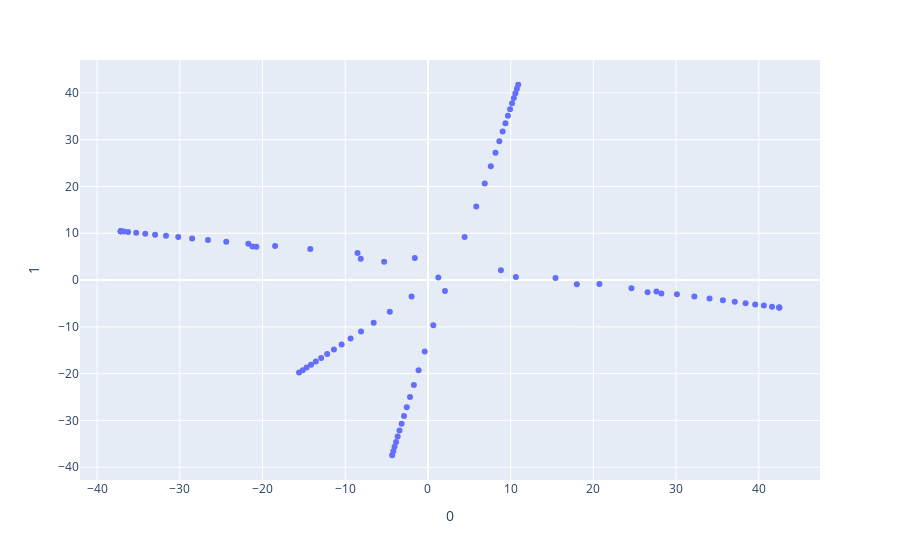

Here is the notebook cell this chart was saved with:
### Code cell
ilknoktalar51 = ilkdogrunoktalari51.copy()

for i in range(7):
    ilknoktalar51[i][0] = ilknoktalar51[i][0].flatten()
    ilknoktalar51[i][1] = ilknoktalar51[i][1].flatten()
    ilknoktalar51[i][2] = ilknoktalar51[i][2].flatten()
    ilknoktalar51[i][3] = ilknoktalar51[i][3].flatten()

Xaralist51= []
for i in range(7):
    Xaralist51.append(np.hstack((ilknoktalar51[i][0],ilknoktalar51[i][1],ilknoktalar51[i][2],ilknoktalar51[i][3])))



sonnoktalar51 = tümNoktalarim.copy()

for i in range(7):
    sonnoktalar51[i][0] = sonnoktalar51[i][0].flatten()
    sonnoktalar51[i][1] = sonnoktalar51[i][1].flatten()
    sonnoktalar51[i][2] = sonnoktalar51[i][2].flatten()
    sonnoktalar51[i][3] = sonnoktalar51[i][3].flatten()

Xsonaralist51= []
for i in range(7):
    Xsonaralist51.append(np.hstack((sonnoktalar51[i][0],sonnoktalar51[i][1],sonnoktalar51[i][2],sonnoktalar51[i][3])))




Xaralist51 = np.array(Xaralist51)
Xsonaralist51 = np.array(Xsonaralist51)
alldizi = np.vstack((Xlist,Xaralist51,Xsonaralist51))

X = alldizi

pca = PCA(n_components=2)
components = pca.fit_transform(X)

fig = px.scatter(components, x=0, y=1)
fig.show()

### Figure 1 — Plotly figure (JSON) as saved in the notebook; plotly's stock layout.template omitted (floating-point values rounded to 4 significant figures)
{"data": [{"hovertemplate": "0=%{x}<br>1=%{y}<extra></extra>", "legendgroup": "", "marker": {"color": "#636efa", "symbol": "circle"}, "mode": "markers", "name": "", "orientation": "v", "showlegend": false, "type": "scatter", "x": [-1.592, -8.514, -14.23, -18.48, -21.72, -24.39, -26.6, -28.51, -30.19, -31.67, -32.99, -34.18, -35.27, -36.25, -37.14, 1.25, -1.982, -4.614, -6.562, -8.09, -9.356, -10.44, -11.37, -12.18, -12.91, -13.56, -14.14, -14.67, -15.14, -15.58, 4.43, 5.837, 6.867, 7.598, 8.163, 8.629, 9.025, 9.364, 9.664, 9.926, 10.16, 10.38, 10.57, 10.75, 10.91, 2.056, 0.644, -0.3915, -1.133, -1.706, -2.173, -2.566, -2.896, -3.186, -3.44, -3.662, -3.858, -4.034, -4.189, -4.331, 8.819, 15.41, 20.73, 24.6, 27.62, 30.1, 32.21, 34.04, 35.65, 37.09, 38.39, 39.56, 40.6, 41.59, 42.47, 42.47, 26.55, 10.63, -5.296, -21.22, -37.14, -37.14, 42.47, 28.22, 18.0, -8.123, -20.75, -36.77, -37.14], "xaxis": "x", "y": [4.732, 5.775, 6.627, 7.268, 7.771, 8.206, 8.577, 8.905, 9.195, 9.454, 9.687, 9.898, 10.1, 10.27, 10.44, 0.5486, -3.501, -6.768, -9.144, -10.99, -12.49, -13.77, -14.86, -15.82, -16.66, -17.42, -18.09, -18.71, -19.25, -19.76, 9.209, 15.69, 20.64, 24.33, 27.22, 29.64, 31.73, 33.51, 35.1, 36.49, 37.76, 38.9, 39.93, 40.86, 41.73, -2.364, -9.674, -15.27, -19.3, -22.42, -25.0, -27.18, -29.04, -30.68, -32.15, -33.43, -34.59, -35.64, -36.57, -37.43, 2.116, 0.4645, -0.8211, -1.739, -2.447, -3.025, -3.517, -3.943, -4.317, -4.649, -4.951, -5.219, -5.46, -5.687, -5.886, -5.886, -2.622, 0.6425, 3.907, 7.171, 10.44, 10.44, -5.886, -2.887, -0.9003, 4.539, 7.107, 10.38, 10.44], "yaxis": "y"}], "layout": {"legend": {"tracegroupgap": 0}, "margin": {"t": 60}, "xaxis": {"anchor": "y", "domain": [0, 1], "title": {"text": "0"}}, "yaxis": {"anchor": "x", "domain": [0, 1], "title": {"text": "1"}}}}
